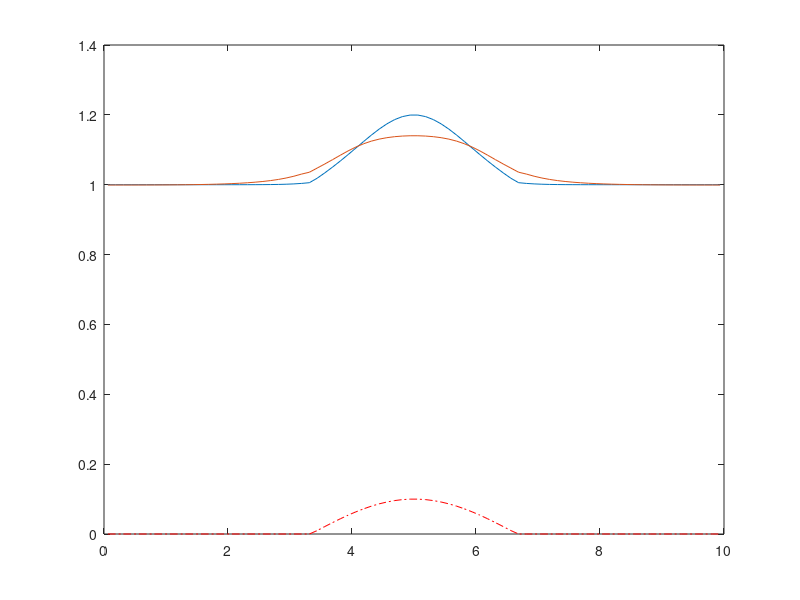
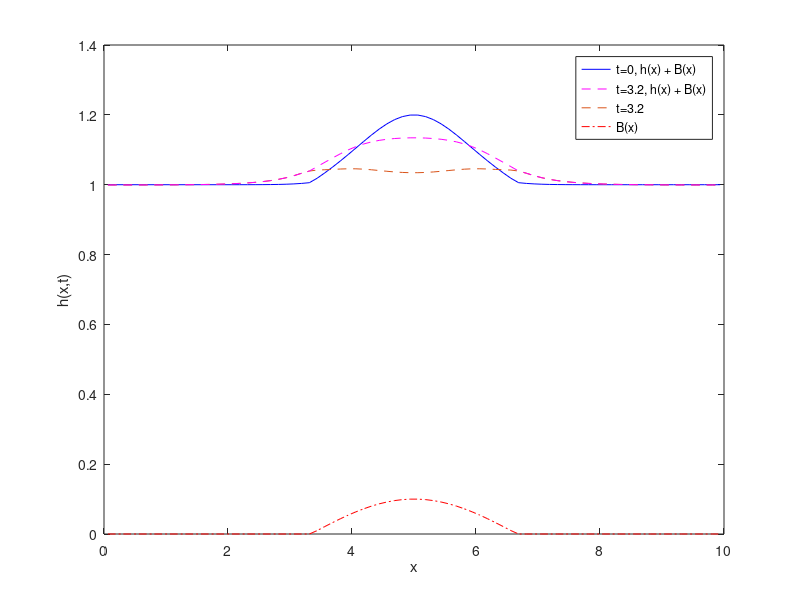

Here is the MATLAB script that generated these plots, in order:

%% advect linearization
clear all;
clc;
close all;
addpath(['/Users/kevin/SkyDrive/KTH Work/Period 3 2014'...
    '/DN2255/Homework/4/HW4-High Resolution shock-capturing'...
    ' methods/matlabfiles/']);
%% Parameters
N = 80;
L = 10.;
dx = L/N; % Grid spacing
H = 1;
g = 9.8;
c = sqrt(g*H); % Wave speed
tau = .8*dx/c; % Time Step
coeff = -tau/(2*dx);
nStep = L/(c*tau);
finalTime = nStep*tau;
nCells = 1:N;
ghostCellOneSide = 2;
cellsPlusGhost = 1:(N+2*ghostCellOneSide);
%% Boundary Conditions
w = 0.1*L; % Width
x = (nCells-1/2)*dx; % Grid points
a = 1/10*H;
h = H + a*exp(-(x-L/2).^2/(w^2));
h = padarray(h',ghostCellOneSide)';
% Boundary Conditions
% m=h;
m = 0*a*exp(-(x-L/2).^2/(w^2))*c;
m = padarray(m',ghostCellOneSide)';
%% BC
% needs to be changed if ghostCellOneSide is changed
h(1) = h(4);
h(2) = h(3);
m(1) = m(4)*(-1);
m(2) = m(3)*(-1);
h(N+4) = h(N+1);
h(N+3) = h(N+2);
m(N+4) = m(N+1)*(-1);
m(N+3) = m(N+2)*(-1);
%%
i = ((1+ghostCellOneSide):(N+ghostCellOneSide));
% im = i-1;
% ip = i+1;
%% Record the initial state
hplot(:,1) = h(:);
mplot(:,1) = m(:);
flux = (1/2*g*h.^2 + (m.^2)./h);
r = L/6;
B0 = H/10;
for lengthOfX = 1:length(x)
    if abs(x(lengthOfX)-L/2)<r
        B(lengthOfX) = B0*cos((pi*(x(lengthOfX)-L/2))/(2*r));
    else
        B(lengthOfX)=0;
    end
end
B = padarray(B',ghostCellOneSide)';
B(1) = -B(4);
B(2) = -B(3);
B(N+4) = -B(N+1);
B(N+3) = -B(N+2);
    %% Loop
    for iStep=1:(round(nStep))
        hOld=h;
        mOld=m;
        flux = (1/2*g*hOld.^2 + (mOld.^2)./hOld);
        h(i) = .5*(hOld(i+1)+ hOld(i-1))...
            - abs(coeff)*(m(i+1) - m(i-1));
        m(i) = .5*(mOld(i+1)+ mOld(i-1))...
            - abs(coeff)*(flux(i+1) - flux(i-1)...
            + g*h(i).*(B(i+1) - B(i-1)) );
        h(1) = h(4);
        h(2) = h(3);
        m(1) = m(4)*(-1);
        m(2) = m(3)*(-1);
        h(N+4) = h(N+1);
        h(N+3) = h(N+2);
        m(N+4) = m(N+1)*(-1);
        m(N+3) = m(N+2)*(-1);
        hplot(:,(iStep+1)) = h(:);
        mplot(:,(iStep+1)) = m(:);
    end
    
    %% Plot
    % figure(1); clf;
    % plot(x,hplot(i,1),'-',x,hplot(i,nStep),'--');
    % legend('t=0','t=1');
    % xlabel('x');  ylabel('h(x,t)');
    % title(sprintf('$h(x,t)$ $\\Delta t=$%0.2g,',...
    %     ' $\\epsilon =$ %g',tau,a),...
    %     'Interpreter','latex')
    %% h plot1
    figure(2)
    for iPlotting = 1:2:nStep
        clf;
        plot(x,hplot(i,1) + B(i)')
        hold on;
        plot(x,hplot(i,iPlotting)+B(i)','-');
        finalB = plot(x,B(i),'-.','color','r');
        pause(.1)
    end
    %% m plot
    % figure(3)
    % for ip = 1:8:nStep
    %     clf;
    %     plot(x,mplot(:,1))
    %     hold on;
    %     plot(x,mplot(:,ip),'-');
    %     pause(.01)
    % end
    %% Plot for 2.1
    figure(3)
    initialH = plot(x,hplot(i,1) + B(i)','-','color','b');
    hold on;
    finalH = plot(x,hplot(i,round(nStep))','--');
    hPlusB = plot(x,hplot(i,round(nStep))+ B(i)','--','color','m');
    finalB = plot(x,B(i),'-.','color','r');
    legend([initialH,hPlusB,finalH,finalB],...
        't=0, h(x) + B(x)',...
        sprintf('t=%0.2g, h(x) + B(x)',finalTime),...
        sprintf('t=%0.2g',finalTime),...
        'B(x)');
    xlabel('x');  ylabel('h(x,t)');
    hold off;
    %%
    printYesNo = 0;
    if printYesNo == 1
        saveFigurePath = ['/Users/kevin/SkyDrive/KTH Work'...
            '/Period 3 2014/DN2255/Homework/4/HW4-High'...
            ' Resolution shock-capturing methods/Figures/'];
        set(figure(3), 'PaperPositionMode', 'auto');
        print('-depsc2', [saveFigurePath ...
            sprintf('steadySolutionsp%g_n_is_%g_a_%g',H,N,round(a))]);
    end
    
    
